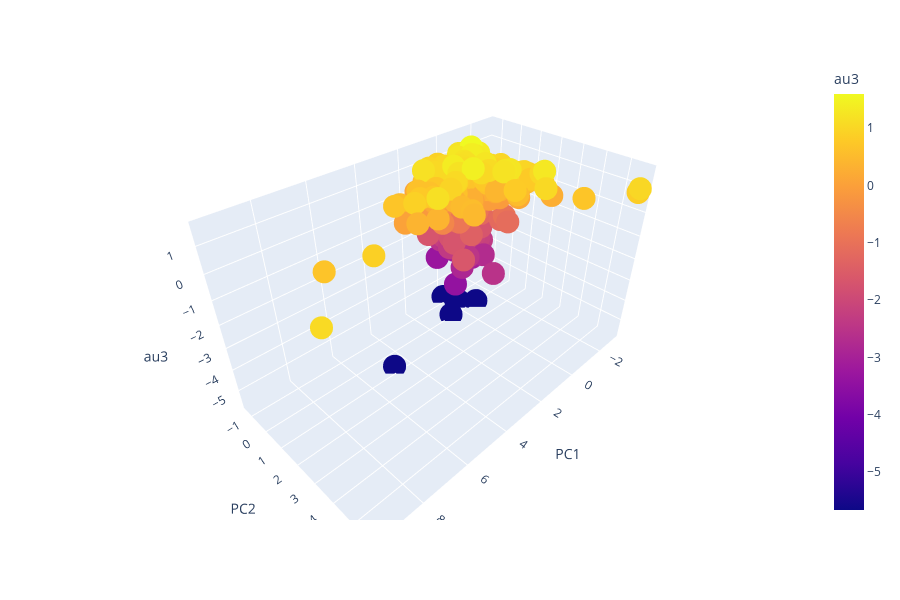

The cell this chart's notebook holds for it:
### Code cell
import plotly.express as px 

fig = px.scatter_3d(final_df, x = 'PC1', y = 'PC2', z = 'au3', color = 'au3')
fig.show()

### Figure 1 — Plotly figure (JSON) as saved in the notebook; plotly's stock layout.template omitted (floating-point values rounded to 4 significant figures; data arrays with more than 128 entries replaced by an {"elided": "..."} marker saying what was removed)
{"data": [{"hoverlabel": {"namelength": 0}, "hovertemplate": "PC1=%{x}<br>PC2=%{y}<br>au3=%{marker.color}", "legendgroup": "", "marker": {"color": {"elided": "592 float values"}, "coloraxis": "coloraxis", "symbol": "circle"}, "mode": "markers", "name": "", "scene": "scene", "showlegend": false, "type": "scatter3d", "x": {"elided": "592 float values"}, "y": {"elided": "592 float values"}, "z": {"elided": "592 float values"}}], "layout": {"coloraxis": {"colorbar": {"title": {"text": "au3"}}, "colorscale": [[0, "#0d0887"], [0.1111, "#46039f"], [0.2222, "#7201a8"], [0.3333, "#9c179e"], [0.4444, "#bd3786"], [0.5556, "#d8576b"], [0.6667, "#ed7953"], [0.7778, "#fb9f3a"], [0.8889, "#fdca26"], [1, "#f0f921"]]}, "height": 600, "legend": {"tracegroupgap": 0}, "margin": {"t": 60}, "scene": {"domain": {"x": [0, 1], "y": [0, 1]}, "xaxis": {"title": {"text": "PC1"}}, "yaxis": {"title": {"text": "PC2"}}, "zaxis": {"title": {"text": "au3"}}}}}
